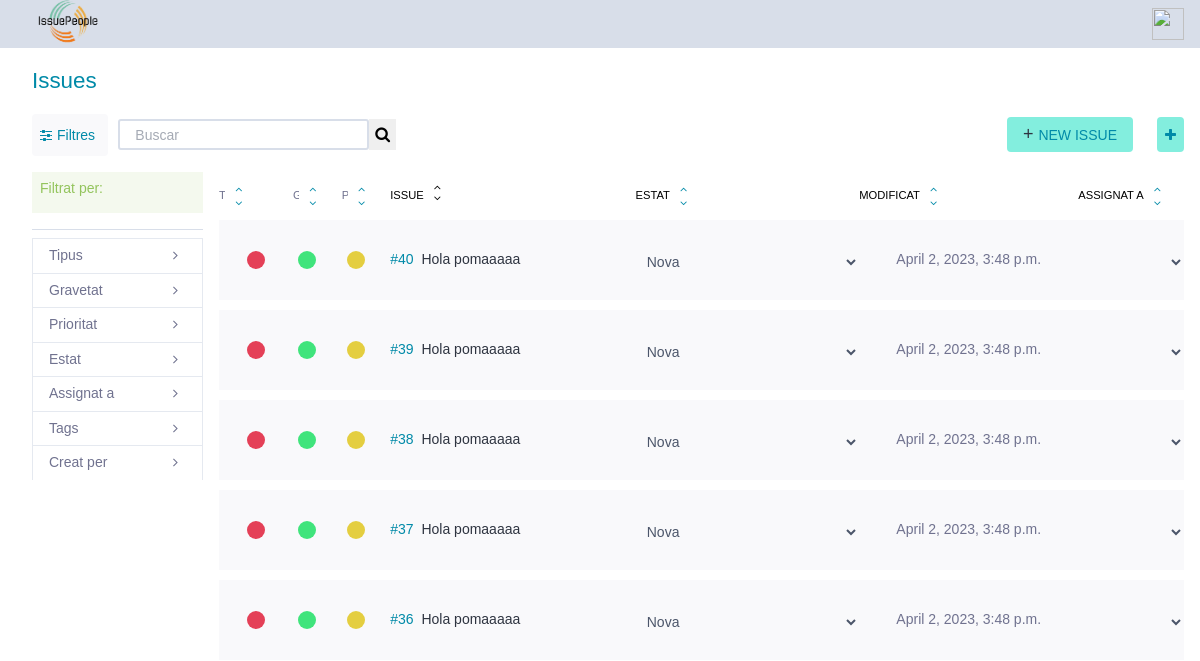
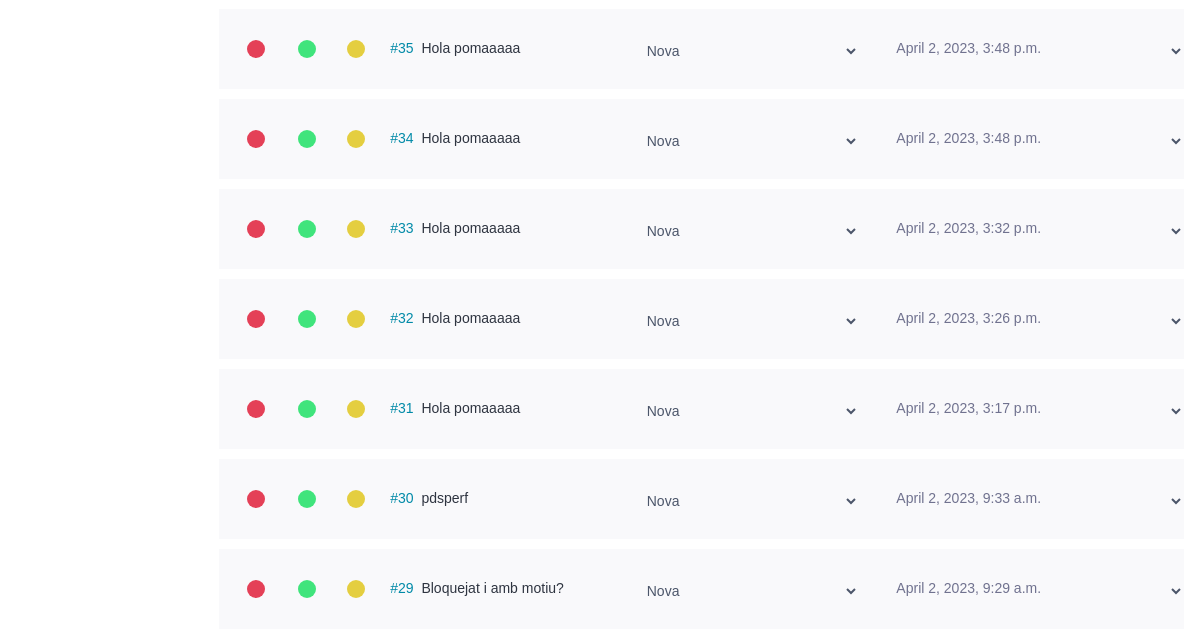
/issues/ (signed in, upper part), run on an earlier commit of the app's database (2 pictures, top to bottom).
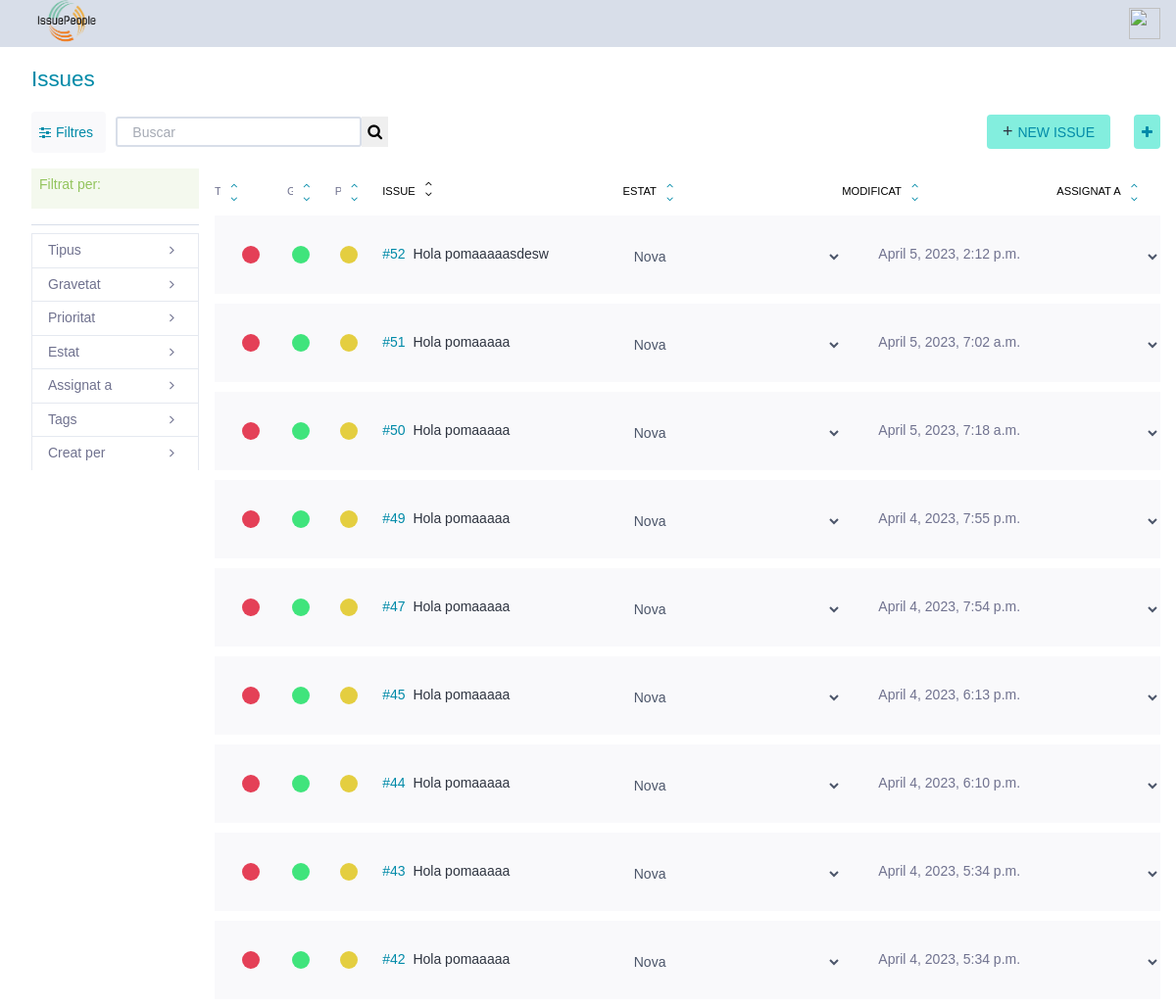
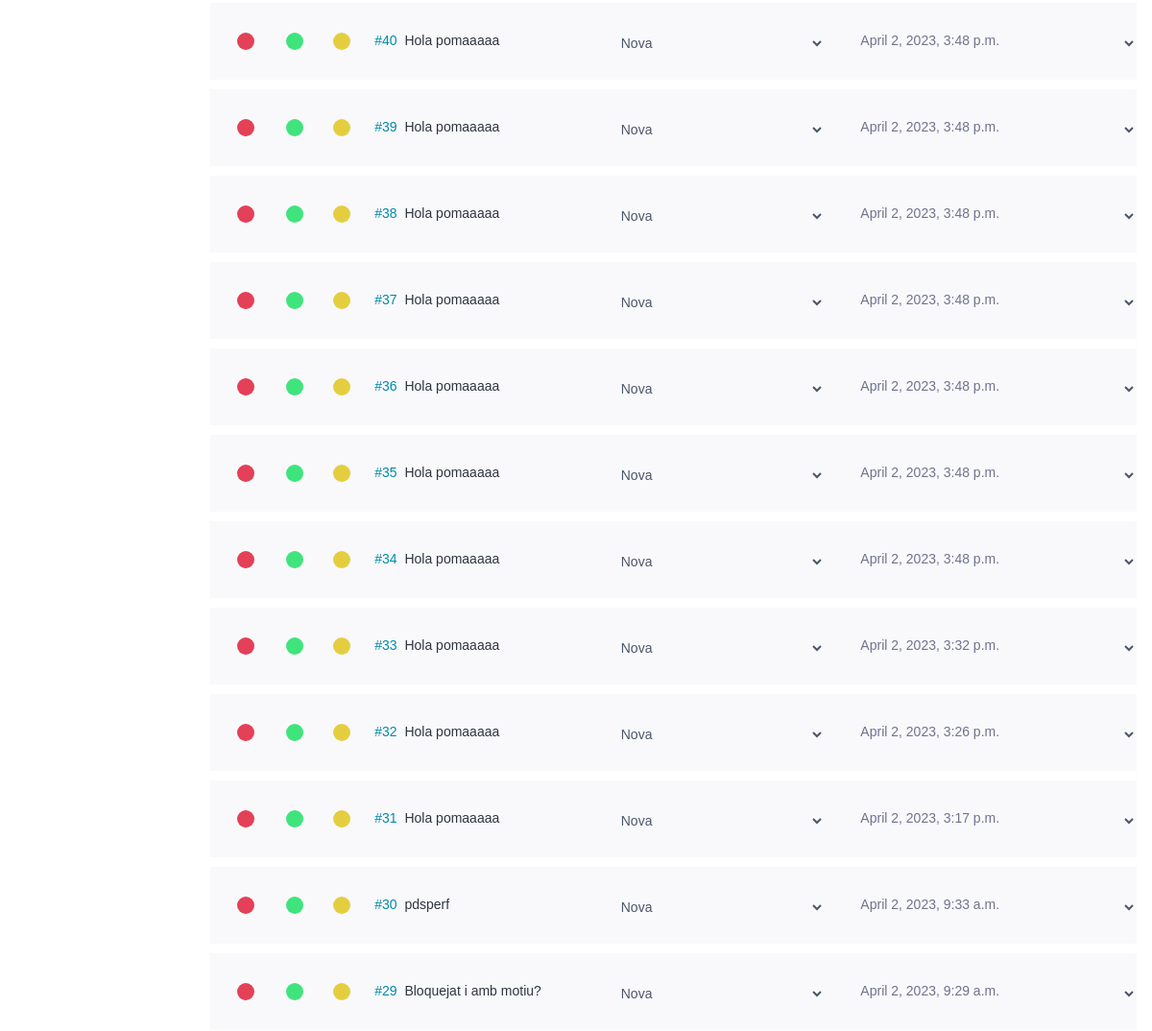
And on a later commit of the database (2 pictures, top to bottom).
### issues/models.py (models this page shows)
class Issue(models.Model):
    BUG = 'B'
    PREG = 'P'
    MIL = 'M'
    TTIPUS = (
        (BUG, _('Bug')),
        (PREG, _('Pregunta')),
        (MIL, _('Millora'))
    )
    NOVA = 'N'
    DOING = 'D'
    TEST = 'T'
    CLOSED = 'C'
    INFO = 'I'
    REBUTJADA = 'R'
    PROP = 'P'
    TESTATS = (
        (NOVA, _('Nova')),
        (DOING, _('En curs')),
        (TEST, _('Llesta per testejar')),
        (CLOSED, _('Tancada')),
        (INFO, _('Necessita informació')),
        (REBUTJADA, _('Rebutjada')),
        (PROP, _('Proposada'))
    )
    DESITJ = 'D'
    MENOR = 'M'
    NORMAL = 'N'
    IMP = 'I'
    CRITIC = 'C'
    TGRAVETAT = (
        (DESITJ, _('Desitjada')),
        (MENOR, _('Menor')),
        (NORMAL, _('Normal')),
        (IMP, _('Important')),
        (CRITIC, _('Crítica'))
    )
    BAIXA = 'B'
    MITJA = 'M'
    ALTA = 'A'
    TPRIORITAT = (
        (BAIXA, _('Baixa')),
        (MITJA, _('Normal')),
        (ALTA, _('Alta'))
    )
    id = models.AutoField(primary_key=True, verbose_name=_('Identificador'))
    subject = models.CharField(max_length=500, null=False, blank=False, verbose_name=_('Assumpte'))
    descripcio = models.CharField(max_length=524288, null=True, blank=True, verbose_name=_('Descripció'))
    tipus = models.CharField(choices=TTIPUS, default=BUG, max_length=5, verbose_name=_('Tipus'))
    estat = models.CharField(choices=TESTATS, default=NOVA, max_length=5, verbose_name=_('Estat'))
    gravetat = models.CharField(choices=TGRAVETAT, default=NORMAL, max_length=5, verbose_name=_('Gravetat'))
    prioritat = models.CharField(choices=TPRIORITAT, default=MITJA, max_length=5, verbose_name=_('Prioritat'))
    creador = models.ForeignKey(Usuari, related_name='creats', null=True, blank=True, on_delete=models.DO_NOTHING, verbose_name=_('Creador'))
    assignacio = models.ForeignKey(Usuari, related_name='assignats', null=True, blank=True, on_delete=models.DO_NOTHING, verbose_name=_('Assignada a'))
    observadors = models.ManyToManyField(Usuari, related_name='observats',  verbose_name=_('Observadors'))
    dataCreacio = models.DateTimeField(auto_now_add=True, verbose_name=_('Data creació'))
    dataModificacio = models.DateTimeField(auto_now=True, verbose_name=_('Última modificació'))
    dataLimit = models.DateTimeField(null=True, blank=True, verbose_name=_('Data límit'))
    bloquejat = models.BooleanField(null=False, blank=False, default=False, verbose_name=_('Bloquejat'))
    motiuBloqueig = models.CharField(max_length=50, null=True, blank=True, verbose_name=_('Motiu bloqueig'))
    tags = models.ManyToManyField(Tag, related_name='issues',  verbose_name=_('Tags'))
    def get_types(self):
        return {
            'TTipus': Issue.TTIPUS,
            'TEstats': Issue.TESTATS,
            'TGravetat': Issue.TGRAVETAT,
            'TPrioritat': Issue.TPRIORITAT
        }

### issues/views.py (the view)
# urls.py: path('', views.ListIssueView.as_view(), name='tots_issues'),
class ListIssueView(IsAuthenticatedMixin, FilterView):
    model = Issue
    template_name = 'issue_list.html'
    filterset_class = IssueFilter
    context_object_name = 'issues'
    def get_context_data(self, **kwargs):
        context = super().get_context_data(**kwargs)
        context.update(Issue.get_types(self))
        context.update({
            'usuaris': Usuari.objects.all(),
            'tags': Tag.objects.all(),
        })
        return context
    def get_queryset(self):
        queryset = super().get_queryset()
        filter = IssueFilter(self.request.GET, queryset=queryset)
        order_by = self.request.GET.get('order_by', '-dataCreacio')
        queryset = filter.qs.order_by(order_by)
        return queryset

### issues/templates/issue_list.html (shortened to what the changed rows need)
{% extends 'navbar.html' %}
{% block body %}
<div class="master" style>
    <div class = "wrapper issues lightbox-generic-form">
        <div class="main issue-main">
            <div class="issue-top">
                <header class="issue-header">
                    <h1>
                        <span>Issues</span>
                    </h1>
                </header>
            </div>
            <div class="issue-container">
                <div class="issue-page"style="width: 100%;">
                   <table class="issues-table" style="width: 100%;border-collapse:separate; border-spacing: 0 10px;">
                        {% for issue in issues %}
                            <tr class="row table-main" style="height: 80px;">
                                <td class="level-field" style="padding-left: 20px;padding-right: 20px; text-align: center;
                                vertical-align: middle">
                                        {% if issue.tipus == "B" %}
                                            <div class="level" style="background: rgb(228, 64, 87)"></div>
                                        {%elif issue.tipus == "P"%}
                                            <p class="level" style="background: rgb(81, 120, 211)"></p>
                                        {%elif issue.tipus == "M"%}
                                            <p class="level" style="background:  rgb(64, 228, 206)"></p>
                                        {%endif%}
                                </td>
                                 <td class="level-field" style="padding-right: 20px;text-align: center;
                                 vertical-align: middle;">
                                    {% if issue.gravetat == "D" %}
                                        <div class="level" style="background: rgb(112, 114, 143)"></div>
                                    {%elif issue.gravetat == "M"%}
                                        <p class="level" style="background: rgb(64, 168, 228)"></p>
                                    {%elif issue.gravetat == "N"%}
                                        <p class="level" style="background:  rgb(64, 228, 124)"></p>
                                    {%elif issue.gravetat == "I"%}
                                        <p class="level" style="background:  rgb(228, 162, 64)"></p>
                                    {%elif issue.gravetat == "C"%}
                                        <p class="level" style="background:   rgb(211, 84, 80)"></p>
                                    {%endif%}
                                 </td>
                                 <td class="level-field" style="padding-right: 20px;text-align: center;
                                 vertical-align: middle;">
                                        {% if issue.prioritat == "B" %}
                                            <p class="level" style="background: rgb(168, 228, 64);"></p>
                                        {%elif issue.prioritat == "M"%}
                                            <p class="level" style=" background: rgb(228, 206, 64);;"></p>
                                        {%elif issue.prioritat == "A"%}
                                            <p class="level" style="background:  rgb(228, 124, 64);"></p>
                                        {%endif%}
                                </td>
                                <td class="subject" style="text-align: center;
                                vertical-align: middle;">
                                    <a href="{% url 'editar_issue' issue.id %}" >
                                        <span classe="issue-text" style="display: inline-flex;">
                                            <span class="issue-ref">#{{issue.id}}</span>
                                            <span class="issue-subject">{{issue.subject}}</span>
                                        </span>
                                    </a>
                                </td>
                                <td  style="text-align: center;
                                vertical-align: middle;">
                                <form>
                                <select id="selectStatus" name="estat" type="submit" class="status-button" style="margin-top: 5px; border:none; outline:none;background: none;">
                                    {% for key,value in TEstats %}
                                        {% if issue.estat == key %}
                                            <option selected="selected" value="{{key}}">{{value}}</option>
                                        {%else %}
                                            <option value="{{key}}">{{value}}</option>
                                        {%endif%}
                                    {% endfor %}
                                </select>
                                </form>
                                </td>
                                <td class="modified-field" style="text-align: center;
                                vertical-align: middle;">
                                    <span>{{issue.dataModificacio}}</span>
                                </td>
                                <td class="assigned-field" style="text-align: center;
                                vertical-align: middle;">
                                <form>
                                    <select id="selectUsuari" name="assignat" type="submit" class="assignd-button" style="margin-top: 5px; border:none; outline:none;background: none;">
                                        {% for ususari in usuaris %}
                                            {% if issue.assignacio.user.username == usuari.user.username %}
                                                <option selected="selected" value="{{usuari.user.username}}">{{usuari.user.username}}</option>
                                            {%else %}
                                                <option value="{{usuari.user}}">{{usuari.user}}</option>
                                            {%endif%}
                                        {% endfor %}
                                    </select>
                                    </form>
                                </td>
                            </tr>
                        {% endfor %}
                    </table>
                </div>
            </div>
</div>
</div>
{% endblock %}

What changed in the data, as far as the page shows it:
added Issue: tipus "B" (drawn), gravetat "N" (drawn), prioritat "M" (drawn), id "52", subject "Hola pomaaaaasdesw", estat "Nova", dataModificacio "April 5, 2023, 2:12 p.m."
added Issue: tipus "B" (drawn), gravetat "N" (drawn), prioritat "M" (drawn), id "51", subject "Hola pomaaaaa", estat "Nova", dataModificacio "April 5, 2023, 7:02 a.m."
added Issue: tipus "B" (drawn), gravetat "N" (drawn), prioritat "M" (drawn), id "50", subject "Hola pomaaaaa", estat "Nova", dataModificacio "April 5, 2023, 7:18 a.m."
added Issue: tipus "B" (drawn), gravetat "N" (drawn), prioritat "M" (drawn), id "49", subject "Hola pomaaaaa", estat "Nova", dataModificacio "April 4, 2023, 7:55 p.m."
added Issue: tipus "B" (drawn), gravetat "N" (drawn), prioritat "M" (drawn), id "47", subject "Hola pomaaaaa", estat "Nova", dataModificacio "April 4, 2023, 7:54 p.m."
added Issue: tipus "B" (drawn), gravetat "N" (drawn), prioritat "M" (drawn), id "45", subject "Hola pomaaaaa", estat "Nova", dataModificacio "April 4, 2023, 6:13 p.m."
added Issue: tipus "B" (drawn), gravetat "N" (drawn), prioritat "M" (drawn), id "44", subject "Hola pomaaaaa", estat "Nova", dataModificacio "April 4, 2023, 6:10 p.m."
added Issue: tipus "B" (drawn), gravetat "N" (drawn), prioritat "M" (drawn), id "43", subject "Hola pomaaaaa", estat "Nova", dataModificacio "April 4, 2023, 5:34 p.m."
added Issue: tipus "B" (drawn), gravetat "N" (drawn), prioritat "M" (drawn), id "42", subject "Hola pomaaaaa", estat "Nova", dataModificacio "April 4, 2023, 5:34 p.m."
